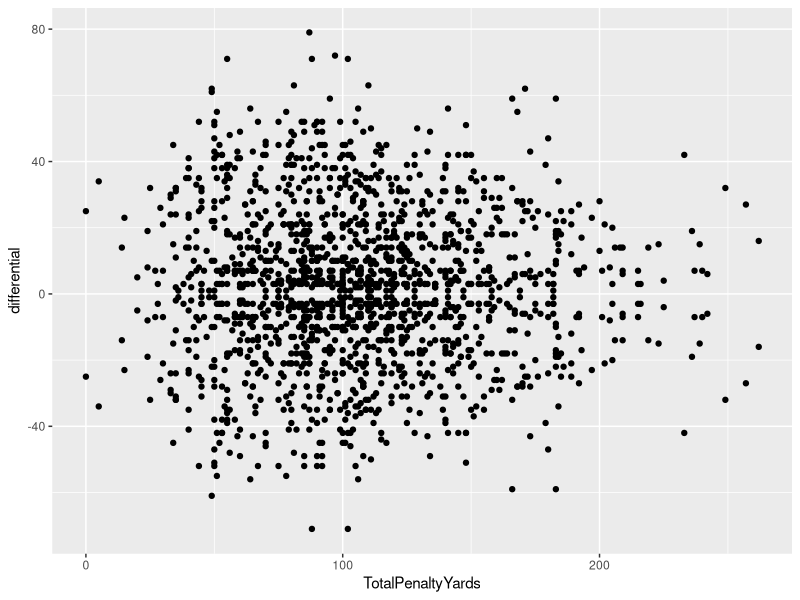

Recreate this plot in R.
## ---- chunk 1
library(tidyverse)
## ---- chunk 2
correlations <- read_csv("data/footballlogs19.csv")
## ---- chunk 3
newcorrelations <- correlations %>% 
  mutate(differential = TeamScore - OpponentScore, TotalPenalties = Penalties+DefPenalties, TotalPenaltyYards = PenaltyYds+DefPenaltyYds)
## ---- chunk 4
newcorrelations %>% summarise(correlation = cor(differential, TotalPenaltyYards, method="pearson"))
## ---- chunk 5
newcorrelations %>% 
  summarise(correlation = cor(differential, TotalPenalties, method="pearson"))
## ---- chunk 6
fit <- lm(differential ~ TotalPenaltyYards, data = newcorrelations)
summary(fit)
## ---- chunk 7
ggplot(newcorrelations, aes(x=TotalPenaltyYards, y=differential)) + geom_point()
## ---- chunk 8
regressions <- newcorrelations %>% mutate(NetYards = OffensiveYards - DefYards)
## ---- chunk 9
regressions %>% 
  summarise(correlation = cor(differential, NetYards, method="pearson"))
## ---- chunk 10
net <- lm(differential ~ NetYards, data = regressions)
summary(net)
## ---- chunk 11
(.106536*-40)+.309946 
